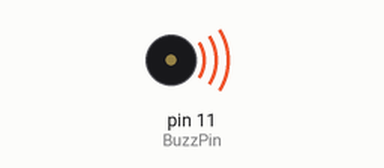
Recording of a sketch running on a simulated Arduino Uno, built with avr-gcc and run on an emulated ATmega328P. Parts: buzzer (waves = sounding).

Above: at 0.5 s.
At 5.0 s:
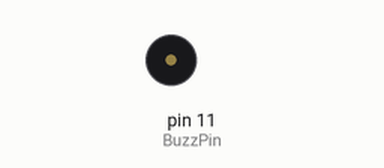
Timing chart, 0 to 6.9 s (numbered marks = the images above):
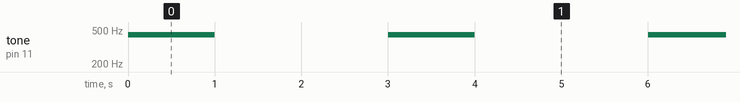

Measured:
- by itself, tone on pin 11 (BuzzPin): alternates 440 Hz for 1.0 s and silent for 2.0 s

The sketch:

06.tone__.ino
```cpp
int BuzzPin = 11; // 変数"BuzzPin"にブザーを接続している11番ピンを割り当てる。
int val = 0;      // 読み込んだ値を保存するための変数"val"を0で初期化する。

void setup() {
    pinMode(BuzzPin, OUTPUT); // 変数"BuzzPin"を出力として設定する。
}
void loop() {
    tone(BuzzPin,440);      //"BuzzPin"から440Hzを出力する
    delay(1000);            //1秒間まつ
    noTone(BuzzPin);        //音止める
    delay(1000);            //1秒間まつ
    tone(BuzzPin,440,1000); //"BuzzPin"から440Hzを1000ms間出力する
    noTone(BuzzPin);        //音止める
    delay(1000);            //1秒間まつ
}
```
